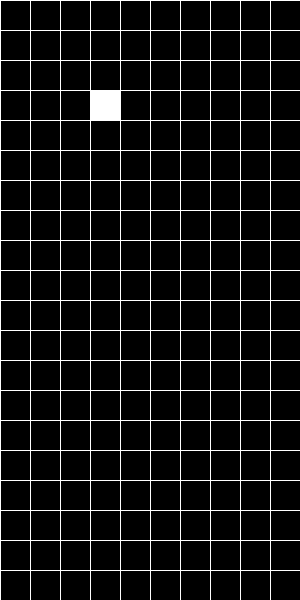
Frame 1 (no input)
Frame 60 (the mouse pressed at the canvas centre just before this capture): identical to frame 1, image omitted
Frame 120 (the mouse held since frame 60 and released just before this capture): identical to frame 1, image omitted

The Processing sketch that drew this single still picture (run headless with seeded random() and noise(); from frame 60 on, the mouse is pressed at the canvas centre):

// Processing sketch: tetris
// ── tetris.pde

  int x = 90;
  int y = 90;

  void setup() {
    size(300, 600);
  }

  void draw() {
    background(0);
    float x1 = 0;
    float y1 = 0;
    while(x1<300){
      stroke(255);
      line(x1,0,x1,600);
      x1+=30;
    }
    while(y1<600){
      stroke(255);
      line(0,y1,300,y1);
      y1+=30;
    }
    square(x, y, 30);
  }
  
  void keyPressed() {
    if (key == CODED) {
      } if (keyCode == DOWN) {
        y += 30;
      } else if (keyCode == LEFT) {
        x -= 30;
      } else if (keyCode == RIGHT) {
        x += 30; 
      }
  }

 
